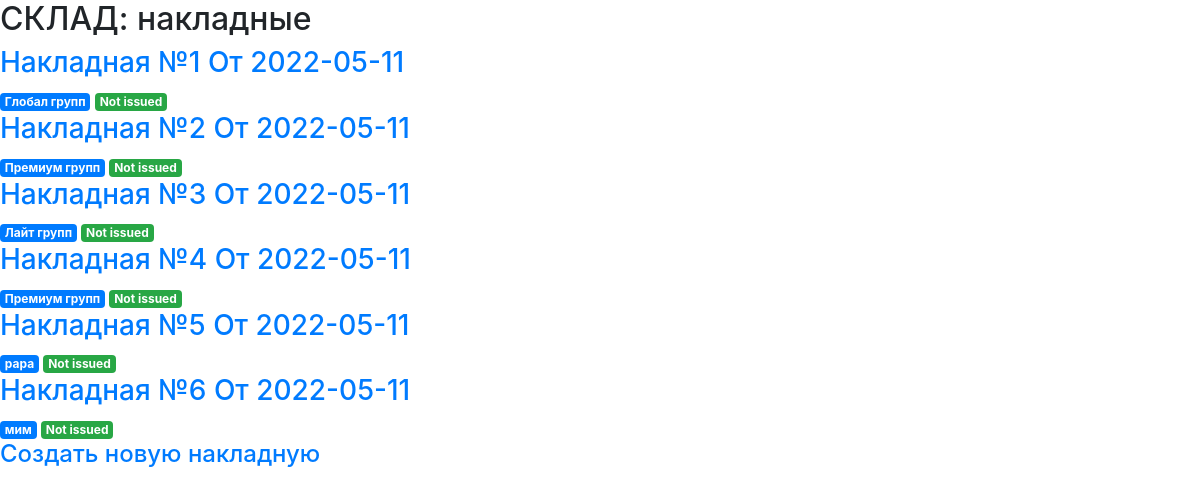
Before: / with the older database file.
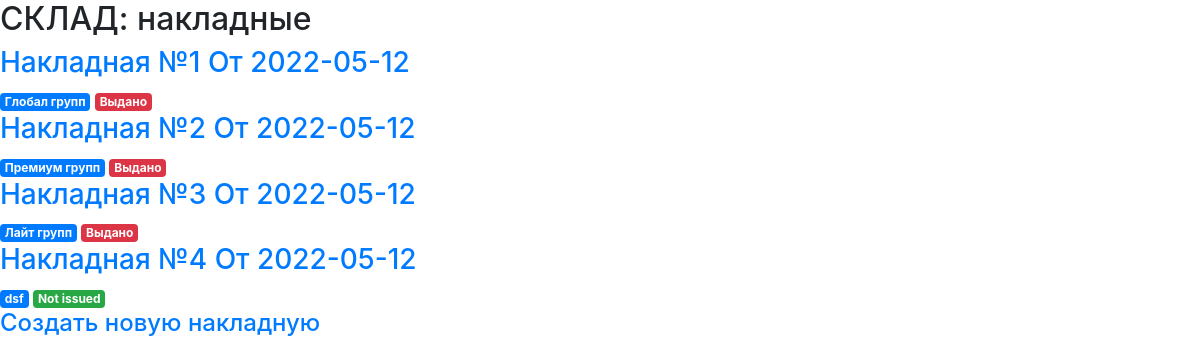
After: the same page with the newer database file.
### tables this page shows
CREATE TABLE Invoice
(
    id        INTEGER PRIMARY KEY,
    created   TIMESTAMP   NOT NULL,
    status    VARCHAR(20) NOT NULL DEFAULT 'Not issued',
    consignee TEXT        NOT NULL
);

### app.py (the view)
@app.route('/')
def index():
    conn = get_db_connection()
    posts = conn.execute('SELECT * FROM Invoice').fetchall()
    conn.close()
    return render_template('index.html', posts=posts)

### app.py (called while the page is built)
def get_db_connection():
    conn = sqlite3.connect('database.db')
    conn.row_factory = sqlite3.Row
    return conn

### templates/index.html (shortened to what this page needs)
<!DOCTYPE html>
<html lang="en">
<head>
    <link rel="stylesheet" href="https://stackpath.bootstrapcdn.com/bootstrap/4.3.1/css/bootstrap.min.css">
</head>
<body>
<h2>СКЛАД: накладные</h2>
{% for post in posts %}
    <a href={{ url_for('items', invoiceId=post['id']) }}>
    <h3 class="text-primary">Накладная №{{ post['id'] }} От {{ post['created'] }}</h3>
    </a>
    <span class="badge badge-primary">{{ post['consignee'] }}</span>
    {% if post['status'] == 'Not issued' %}
    <span class="badge badge-success">{{ post['status'] }}</span>
    {% else %}
    <span class="badge badge-danger">{{ post['status'] }}</span>
    {% endif %}
    {% endfor %}
<a href={{ url_for('create') }}>
<h4>Создать новую накладную</h4>
</a>
</body>
</html>
</html>

Changed rows visible on the page:
removed Invoice: id "5", created "2022-05-11", consignee "рара", status "Not issued"
removed Invoice: id "6", created "2022-05-11", consignee "мим", status "Not issued"
changed Invoice "Глобал групп": created "2022-05-11" → "2022-05-12"; status "Not issued" → "Выдано"
changed Invoice "Премиум групп": created "2022-05-11" → "2022-05-12"; status "Not issued" → "Выдано"
changed Invoice "Лайт групп": created "2022-05-11" → "2022-05-12"; status "Not issued" → "Выдано"
changed Invoice "Not issued": created "2022-05-11" → "2022-05-12"; consignee "Премиум групп" → "dsf"
